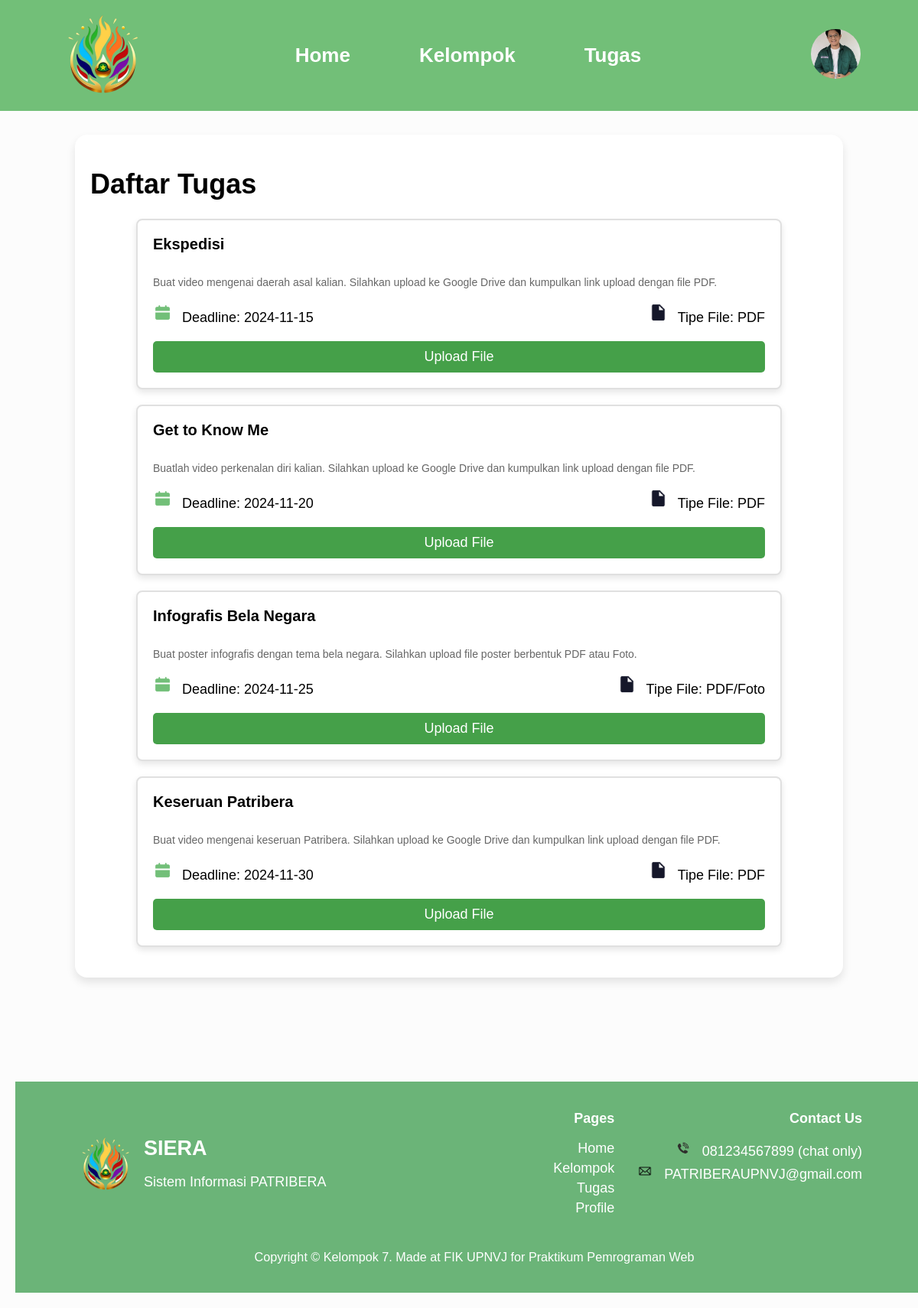
Page /tugas.php (signed in) on the committed database.
### tables this page shows
CREATE TABLE `mentor` (
  `id_user` int(5) DEFAULT NULL,
  `nim_mentor` varchar(10) NOT NULL,
  `nama` varchar(30) NOT NULL,
  `fakultas` varchar(25) DEFAULT NULL,
  `jurusan` varchar(30) DEFAULT NULL,
  `kelompok` int(3) DEFAULT NULL,
  `id_line` varchar(25) DEFAULT NULL,
  `no_telp` varchar(15) DEFAULT NULL,
  `instagram` varchar(30) DEFAULT NULL,
  `profile_mtr` varchar(100) NOT NULL DEFAULT 'default.png'
);

CREATE TABLE `katalog_tugas` (
  `id_tugas` int(11) NOT NULL,
  `nama_tugas` varchar(25) NOT NULL,
  `deskripsi` text DEFAULT NULL,
  `tanggal_dibuat` date NOT NULL,
  `tanggal_deadline` date NOT NULL,
  `tipe` varchar(15) NOT NULL
);

### profileAdd.php (called while the page is built, shortened)
<?php
include 'connectdb.php';
$id_user = $_SESSION['id_user'];
$role = $_SESSION['role'];
$profile_image = 'Assets/default.png';
if ($id_user && $role) {
    if ($role == 'mahasiswa') {
        $query = "SELECT profile_mhs AS profile FROM mahasiswa WHERE id_user = $id_user";
        $result = $conn->query($query);
        if ($result->num_rows > 0) {
            $row = $result->fetch_assoc();
            $profile_image = !empty($row['profile']) ? "Assets/profile_mhs/" . $row['profile'] : $profile_image;
        }
    } elseif ($role == 'mentor') {
        $query = "SELECT profile_mtr AS profile FROM mentor WHERE id_user = $id_user";
        $result = $conn->query($query);
        if ($result->num_rows > 0) {
            $row = $result->fetch_assoc();
            $profile_image = !empty($row['profile']) ? "Assets/profile_mtr/" . $row['profile'] : $profile_image;
        }
    }
}
?>

### tugas.php (the view, shortened to what this page needs)
<?php
include 'connectdb.php';
include 'profileAdd.php';
$id_user = $_SESSION['id_user'];
$queryMahasiswa = "SELECT nim_mhs FROM mahasiswa WHERE id_user = ?";
$stmt = $conn->prepare($queryMahasiswa);
$stmt->bind_param("i", $id_user);
$stmt->execute();
$resultMahasiswa = $stmt->get_result();
$nim_mhs = $resultMahasiswa->fetch_assoc()['nim_mhs'];
?>
<!DOCTYPE html>
<html lang="en">
<head>
    <link rel="stylesheet" href="tugas.css">
</head>
<body>
    <div class="page-container">
        <div class="content-wrap">
            <header>
                <nav>
                    <div class="logo">
                        <img src="Assets/patribera-logo.png" alt="Logo">
                    </div>
                    <ul>
                        <li><a href="index.php">Home</a></li>
                        <li><a href="pageKelompok.php">Kelompok</a></li>
                        <li><a href="tugas.php">Tugas</a></li>
                    </ul>
                    <div class="profile">
                        <a href="profile.php">
                          <img src="<?php echo $profile_image; ?>" alt="Profile" width="65px" height="65px" style="border-radius: 50%; object-fit: cover;"/>
                        </a>
                    </div>
                </nav>
            </header>
            <div class="container">
                <div class="content">
                    <h1>Daftar Tugas</h1>
                    <div id="tugas-content">
                    <?php
                    $query = "
                    SELECT kt.id_tugas, kt.nama_tugas, kt.deskripsi, kt.tanggal_deadline, kt.tipe,
                           pt.file_path
                    FROM katalog_tugas kt
                    LEFT JOIN penilaian_tugas pt ON kt.id_tugas = pt.id_tugas AND pt.nim_mhs = ?
                    ";
                    $stmt = $conn->prepare($query);
                    $stmt->bind_param("s", $nim_mhs);
                    $stmt->execute();
                    $result = $stmt->get_result();
                    if ($result->num_rows > 0) {
                        while ($row = $result->fetch_assoc()) {
                            echo '<div class="card">';
                            echo '<div class="card-title">' . htmlspecialchars($row['nama_tugas']) . '</div>';
                            echo '<div class="card-info">';
                            echo '<p>' . htmlspecialchars($row['deskripsi']) . '</p>';
                            echo '<span><img src="Assets/date.png" alt="Calendar Icon" class="icon" width=25 height=auto> Deadline: ' . htmlspecialchars($row['tanggal_deadline']) . '</span>';
                            echo '<span><img src="Assets/type.png" alt="Calendar Icon" class="icon" width=25 height=auto> Tipe File: ' . htmlspecialchars($row['tipe']) . '</span>';
                            echo '</div>';
                            if (!empty($row['file_path'])) {
                                echo '<a href="' . htmlspecialchars($row['file_path']) . '" class="upload-link" target="_blank">Lihat File</a>';
                                echo '<form action="delete_tugas.php" method="POST" style="display:inline;">
                                        <input type="hidden" name="id_tugas" value="' . htmlspecialchars($row['id_tugas']) . '">
                                        <input type="hidden" name="file_path" value="' . htmlspecialchars($row['file_path']) . '">
                                        <button type="submit" class="delete-button" onclick="return confirm(\'Apakah Anda yakin ingin menghapus file ini?\')">Hapus File</button>
                                    </form>';
                            } else {
                                echo '<button class="upload-button" onclick="openUploadPopup(' . $row['id_tugas'] . ')">Upload File</button>';
                            }
                            echo '</div>';
                        }
                    }
                    ?>
                    </div>
                </div>
            </div>
        </div>
        <footer>
      <div class="footer-content">
        <div class="footer-logo">
          <img src="Assets/patribera-logo.png" alt="Logo" />
          <div class="footer-info">
            <h1>SIERA</h1>
            <p>Sistem Informasi PATRIBERA</p>
          </div>
        </div>
        <div class="footer-links">
          <div class="footer-pages">
            <h3>Pages</h3>
            <ul>
              <li>Home</li>
              <li>Kelompok</li>
              <li>Tugas</li>
              <li>Profile</li>
            </ul>
          </div>
          <div class="footer-contact">
            <h3>Contact Us</h3>
            <ul>
              <li>
                <img src="Assets/call.png" alt="Phone" /> 081234567899 (chat only)
              </li>
              <li>
                <img src="Assets/mesages.png" alt="Email" />
                PATRIBERAUPNVJ@gmail.com
              </li>
            </ul>
          </div>
        </div>
      </div>
      <div class="footer-bottom">
        <p>
          Copyright © Kelompok 7. Made at FIK UPNVJ for Praktikum Pemrograman
          Web
        </p>
      </div>
    </footer>
    </div>
</body>
</html>

### tugas.css (style rules this page uses)
body, html { margin: 0; padding: 0; font-family: Arial, sans-serif; background-color: #f0f0f0; height: 100%; font-size: 18px; overflow-x: hidden; }
.page-container { position: relative; background-color: rgba(255, 255, 255, 0.8); padding: 20px; }
.content-wrap { flex: 1; }
.container { max-width: 90%; margin: 10% auto; padding: 20px; box-sizing: border-box; }
nav { height: 145px; width: 100%; display: flex; align-items: center; background-color: #72bf78; position: fixed; left: 0; top: 0; right: 0; justify-content: space-between; }
nav ul li a { text-align: center; font-size: 26px; font-weight: bold; color: #ffffff; text-decoration: none; justify-content: end; margin-right: 30px; }
nav ul { display: flex; gap: 60px; list-style-type: none; margin: 0; padding: 0; }
.logo { margin-left: 75px; }
.profile { margin-right: 75px; }
.content { background-color: white; border-radius: 16px; padding: 20px; margin-top: 20px; box-shadow: 0 6px 12px rgba(0, 0, 0, 0.1); }
.card { border: 2px solid #e0e0e0; border-radius: 16px; padding: 20px; margin-bottom: 30px; transition: box-shadow 0.3s; }
.card-title { font-weight: bold; margin-bottom: 20px; font-size: 1.5rem; }
.card-info { display: flex; justify-content: space-between; flex-wrap: wrap; margin-bottom: 20px; }
.card-info span { display: flex; align-items: center; margin-right: 20px; }
.card-info span img { margin-right: 8px; }
.upload-button { display: block; background-color: #4CAF50; color: white; padding: 10px 20px; border: none; border-radius: 8px; cursor: pointer; font-size: 1rem; text-align: center; transition: background-color 0.3s; width: 100%; }
footer { background-color: #6bb478; color: white; padding: 20px; position: relative; width: 1500; }
.footer-content { display: flex; justify-content: space-between; align-items: center; max-width: 90%; margin: 0 auto; padding-bottom: 10px; }
.footer-logo { display: flex; align-items: center; }
.footer-logo img { width: 80px; margin-right: 10px; }
.footer-info { text-align: left; }
.footer-info h1 { font-size: 1.5rem; margin-bottom: 5px; }
.footer-info p { font-size: 1rem; }
.footer-bottom { text-align: center; margin-top: 10px; font-size: 0.9rem; }
footer { background-color: #6BB478; color: white; padding: 20px; position: relative; width: 100%; }
.footer-links { display: flex; justify-content: flex-end; text-align: right; }
.footer-links div { margin: 0 15px; }
.footer-links h3 { font-size: 1rem; }
.footer-pages ul, .footer-contact ul { list-style-type: none; padding-left: 0; }
.card { background-color: #ffffff; box-shadow: 0px 4px 8px rgba(0, 0, 0, 0.1); margin-bottom: 20px; padding: 20px; border-radius: 8px; max-width: 800px; margin-left: auto; margin-right: auto; }
.card-title { font-size: 20px; font-weight: bold; }
.card-info { margin: 10px 0; }
.card-info span { display: block; margin: 5px 0; }
.card-info p { font-size: 14px; color: #666; margin-top: 10px; }
.upload-button { padding: 10px 20px; background-color: #45a049; color: white; border: none; border-radius: 5px; cursor: pointer; margin-top: 15px; }
.footer-pages li, .footer-contact li { margin: 5px 0; font-size: 1rem; }
.footer-contact img { width: 20px; margin-right: 10px; }

### rows in the picture
mentor: profile_mtr (picture)
katalog_tugas: nama_tugas "Ekspedisi", deskripsi "Buat video mengenai daerah asal kalian. Silahkan upload ke Google Drive dan kumpulkan link upload dengan file PDF.", tanggal_deadline "2024-11-15", tipe "PDF"
katalog_tugas: nama_tugas "Get to Know Me", deskripsi "Buatlah video perkenalan diri kalian. Silahkan upload ke Google Drive dan kumpulkan link upload dengan file PDF.", tanggal_deadline "2024-11-20", tipe "PDF"
katalog_tugas: nama_tugas "Infografis Bela Negara", deskripsi "Buat poster infografis dengan tema bela negara. Silahkan upload file poster berbentuk PDF atau Foto.", tanggal_deadline "2024-11-25", tipe "PDF/Foto"
katalog_tugas: nama_tugas "Keseruan Patribera", deskripsi "Buat video mengenai keseruan Patribera. Silahkan upload ke Google Drive dan kumpulkan link upload dengan file PDF.", tanggal_deadline "2024-11-30", tipe "PDF"
